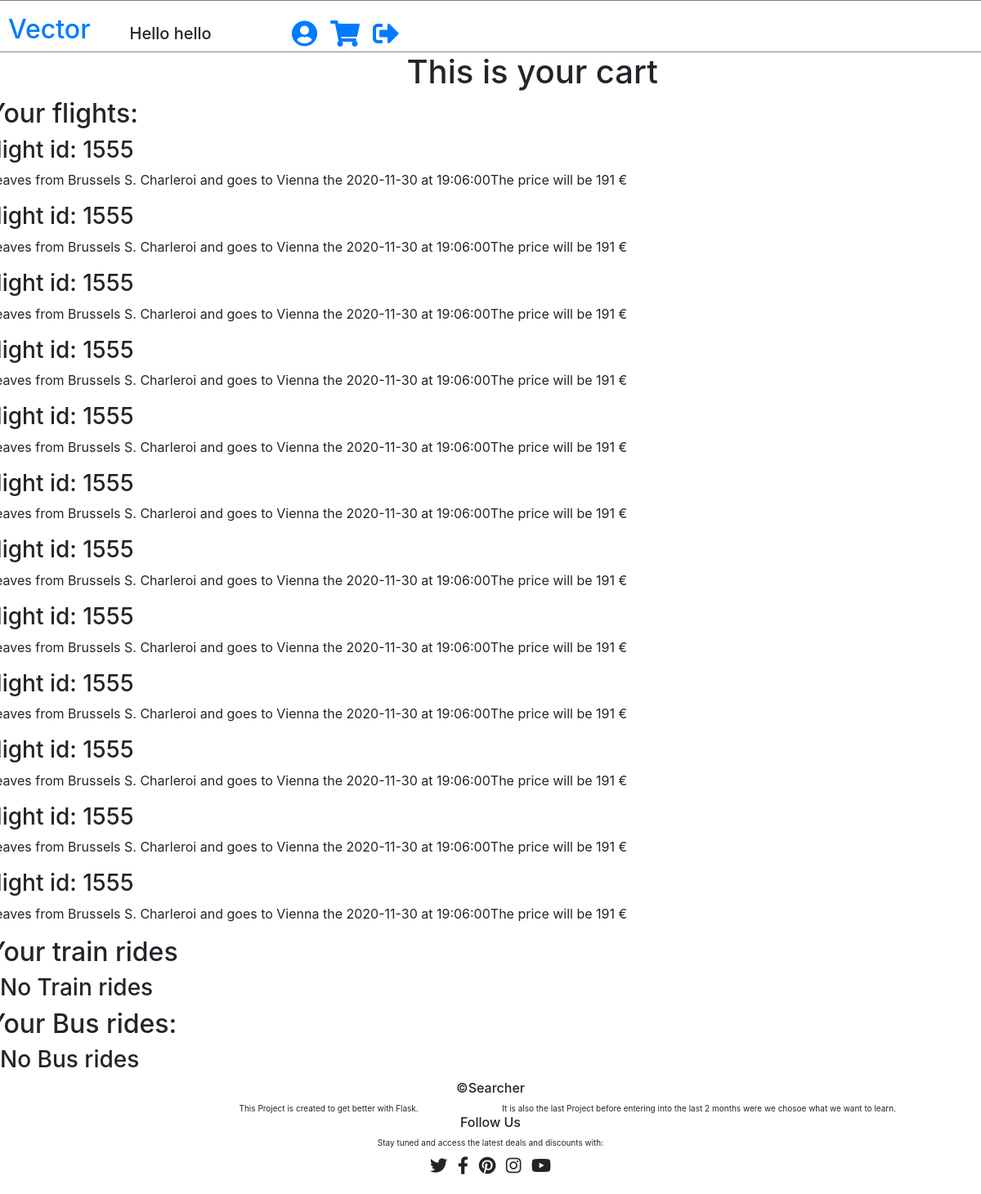
/cart (signed in), run on an earlier commit of the app's database.
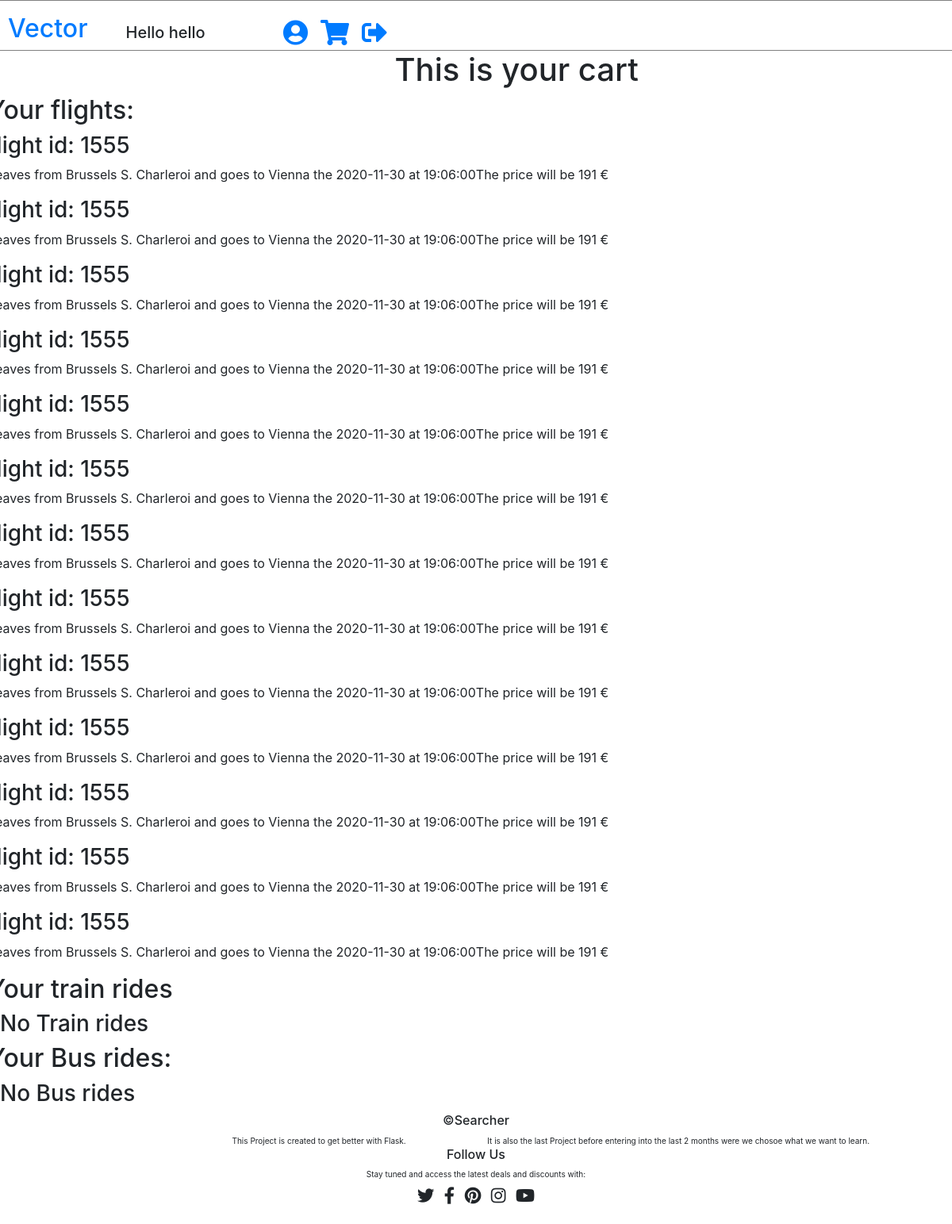
And on a later commit of the database.
### app.py (models this page shows, shortened)
class flights(db.Model):
    _id = db.Column('id', db.Integer, primary_key = True)
    user_id = db.Column('user_id', db.Integer)
    carrier_id = db.Column('carrier_id', db.Integer)
    price = db.Column('price', db.Integer)
    symbol = db.Column('symbol', db.String(1))
    departure_airport = db.Column('departure_airport', db.String(100))
    destination_airport = db.Column('destination_airport', db.String(100))
    date = db.Column('date', db.String(50))
    time = db.Column('time', db.String(50))

### app.py (the view)
@app.route('/cart')
def cart():
    if 'id' in session:
        return render_template('cart.html', flights = flights.query.filter_by(user_id = session['id']).all(), navbarname = f"Hello {session['firstname']}")
    else:
        flash('You need to sign in first')
        return redirect(url_for('index'))

### templates/cart.html (shortened to what this page needs)
{% extends 'base.html' %}
{% block content %}
<div class="row">
    <div class="col-xs-2 offset-5">
        <h1>This is your cart</h1>
    </div>
</div>
<div class="row">
    <h2>Your flights:</h2>
</div>
{% if flights %}
    {% for flight in flights %}
    <div class="row">
        <h3>flight id: {{ flight.carrier_id }}</h3>
    </div>
    <div class="row">
        <p>Leaves from {{ flight.departure_airport }} and goes to {{ flight.destination_airport }} the {{ flight.date }} at {{ flight.time }}</p>
        <p>The price will be {{ flight.price }} {{ flight.symbol }} </p>
    </div>
    {% endfor %}
{% else %}
    <h3>No flights</h3>
{% endif %}
<div class="row">
    <h2>Your train rides</h2>
</div>
{% if trains %}
    {% for train in trains %}
    <div class="row">
        <h3>Trains</h3>
    </div>
    {% endfor %}
{% else %}
    <h3>No Train rides</h3>
{% endif %}
<div class="row">
    <h2>Your Bus rides:</h2>
</div>
{% if buses %}
    {% for bus in buses %}
    <div class="row">
        <h3>Bus</h3>
    </div>
    {% endfor %}
{% else %}
    <h3>No Bus rides</h3>
{% endif %}
{% endblock %}

### templates/base.html (shortened to what this page needs)
<!DOCTYPE html>
<html lang="en">
<head>
    <link rel="stylesheet" href="https://pro.fontawesome.com/releases/v5.10.0/css/all.css"/>
    <link rel="stylesheet" href="https://maxcdn.bootstrapcdn.com/bootstrap/4.5.2/css/bootstrap.min.css">
    <link rel="stylesheet" type='text/css' href="{{ url_for('static', filename='style/style.css')}}">
</head>
<body>
        <div class="row" id="navbar_row" style="border: 1px solid gray;">
            <div class="col-xs-3 pl-4 pt-3 mr-4">
                <a href="/" style="text-decoration: None;">
                    <h2 class="animated_color">Vector</h2>
                </a>
            </div>
            <div class="col-xs-1 mt-4 pl-4 mr-n1 pt-1">
                <h5>{{ navbarname }}</h5>
            </div>
            <div class="col-xs-1 offset-1 mt-4 pr-2">
                <a href="/change_profile">
                    <i class="fas fa-user-circle fa-2x"></i>
                </a>
            </div>
            <div class="col-xs-1 mt-4 px-2">
                <a href="/cart">
                    <i class="fas fa-shopping-cart fa-2x"></i>
                </a>
            </div>
            <div class="col-xs-1 mt-4 pl-2">
                <a href="/logout">
                    <i class="fas fa-sign-out-alt fa-2x"></i>
                </a>
            </div>
        </div>
{% block content %}{% endblock %}
  <div class="row justify-content-center">
    <div class="col-xs-4">
        <h6>&copy;Searcher</h6>
    </div>
</div>
<div class="row">
    <div class="col-xs-6 offset-3">
        <p style="font-size: x-small;">This Project is created to get better with Flask.</p>
    </div>
    <div class="col-xs-11 offset-1">
        <p style="font-size: x-small;">It is also the last Project before entering into the last 2 months were we chosoe what we want to learn.</p>
    </div>
</div>
<div class="row justify-content-center mt-n3">
    <div class="col-xs-4">
        <h6>Follow Us</h6>
    </div>
</div>
<div class="row justify-content-center">
    <div class="col-xs-6">
        <p style="font-size: x-small;">Stay tuned and access the latest deals and discounts with:</p>
    </div>
</div>
<div class="row justify-content-center mb-4">
    <div class="col-xs-6 mt-n2">
        <i class="fab fa-twitter fa-lg px-1"></i>
        <i class="fab fa-facebook-f fa-lg px-1"></i>
        <i class="fab fa-pinterest fa-lg px-1"></i>
        <i class="fab fa-instagram fa-lg px-1"></i>
        <i class="fab fa-youtube fa-lg px-1"></i>
    </div>
</div>
</body>
</html>

### static/style/style.css (style rules this page uses)
.animated_color { color: linear-gradient(267deg, #0b84b8, #0bb890, #74c031, #bfc031, #cd1d17, #cd1769, #a817cd, #5817cd, #13059e); -webkit-animation: AnimationName 30s ease infinite; animation: AnimationName 30s ease infinite; }

What changed in the data, as far as the page shows it:
added flights: carrier_id "1555", departure_airport "Brussels S. Charleroi", destination_airport "Vienna", date "2020-11-30", time "19:06:00", price "191", symbol "€"
